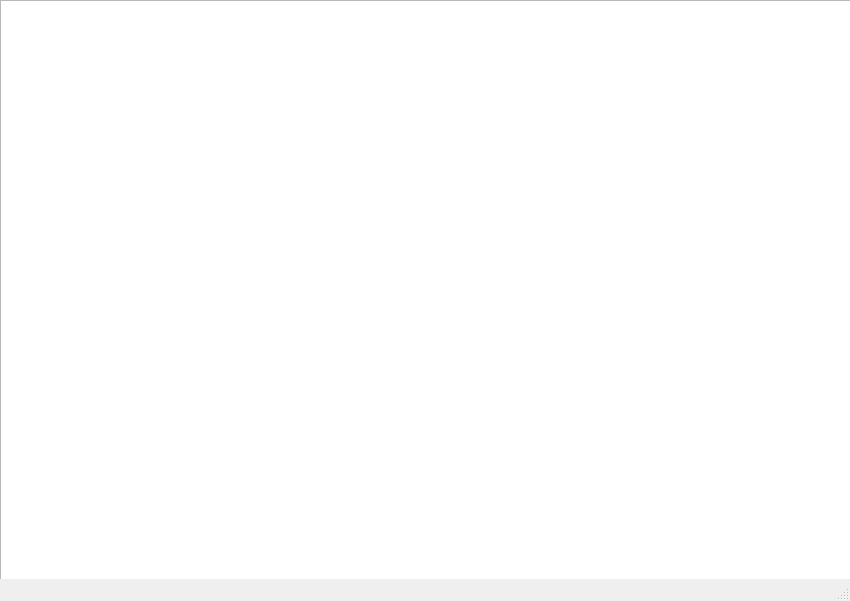
<?xml version="1.0" encoding="UTF-8"?>
<ui version="4.0">
 <class>MainWindow</class>
 <widget class="QMainWindow" name="MainWindow">
  <property name="geometry">
   <rect>
    <x>0</x>
    <y>0</y>
    <width>850</width>
    <height>601</height>
   </rect>
  </property>
  <property name="windowTitle">
   <string>MainWindow</string>
  </property>
  <widget class="QWidget" name="centralwidget">
   <widget class="QGraphicsView" name="view">
    <property name="geometry">
     <rect>
      <x>0</x>
      <y>0</y>
      <width>851</width>
      <height>611</height>
     </rect>
    </property>
    <property name="alignment">
     <set>Qt::AlignLeading|Qt::AlignLeft|Qt::AlignTop</set>
    </property>
    <property name="renderHints">
     <set>QPainter::Antialiasing</set>
    </property>
    <property name="cacheMode">
     <set>QGraphicsView::CacheBackground</set>
    </property>
    <property name="viewportUpdateMode">
     <enum>QGraphicsView::BoundingRectViewportUpdate</enum>
    </property>
   </widget>
  </widget>
  <widget class="QMenuBar" name="menubar">
   <property name="geometry">
    <rect>
     <x>0</x>
     <y>0</y>
     <width>850</width>
     <height>23</height>
    </rect>
   </property>
  </widget>
  <widget class="QStatusBar" name="statusbar"/>
 </widget>
 <resources/>
 <connections/>
</ui>
